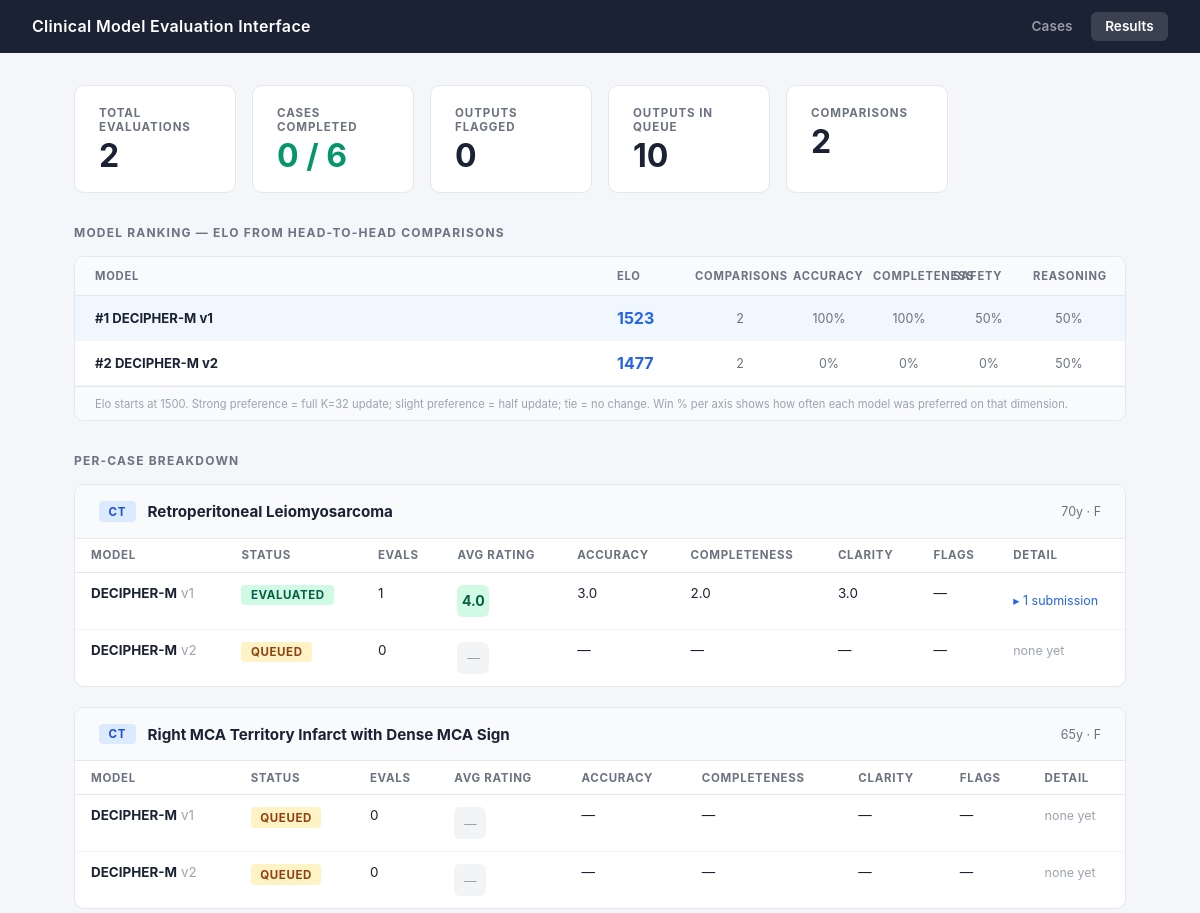
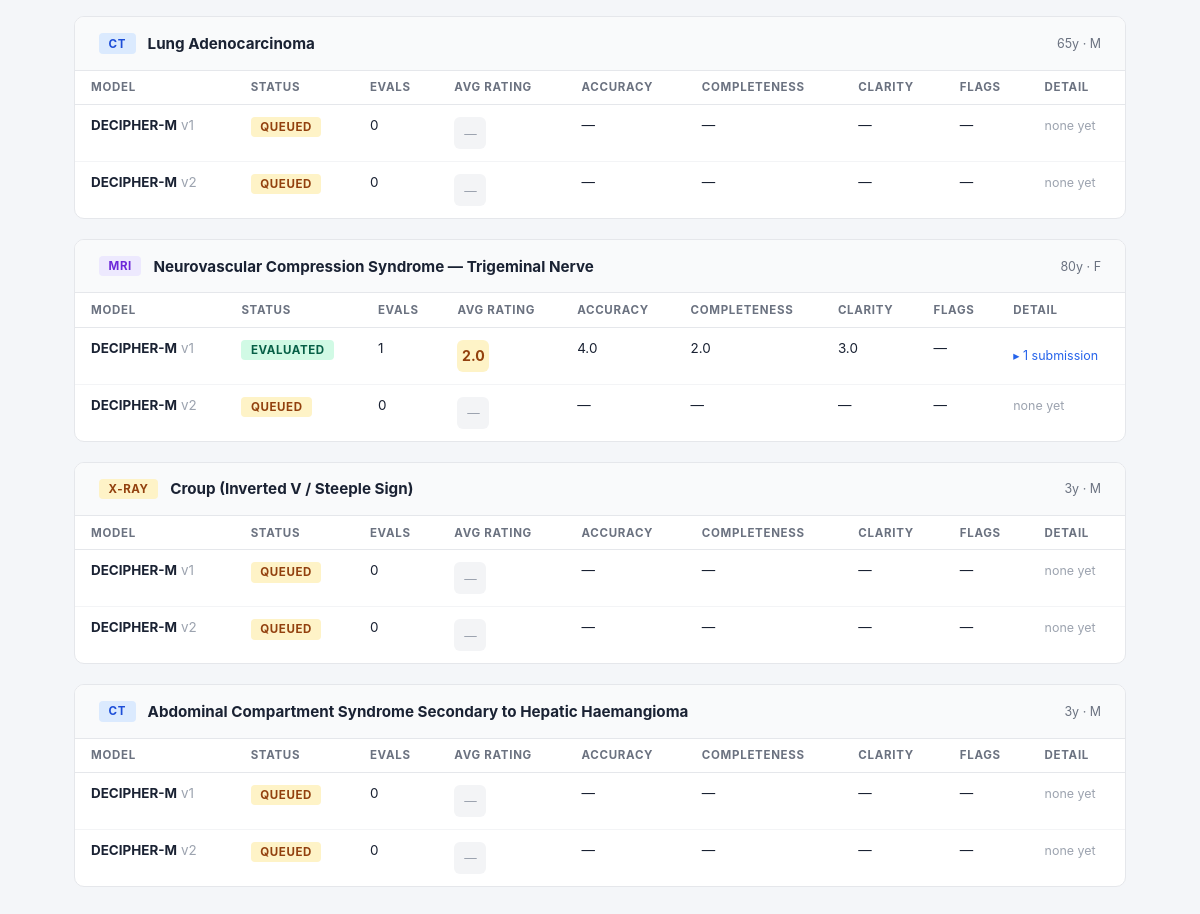
The app's page /results with its own data (2 pictures, top to bottom).
### app/models.py (models this page shows)
class Case(Base):
    __tablename__ = "cases"
    id: Mapped[int] = mapped_column(Integer, primary_key=True, index=True)
    title: Mapped[str] = mapped_column(String(255), nullable=False)
    clinical_prompt: Mapped[str] = mapped_column(Text, nullable=False)
    modality: Mapped[str] = mapped_column(String(50), nullable=False)   # CT, MRI, X-ray, etc.
    image_path: Mapped[Optional[str]] = mapped_column(String(512), nullable=True)
    image_data: Mapped[Optional[bytes]] = mapped_column(LargeBinary, nullable=True)
    patient_age: Mapped[Optional[int]] = mapped_column(Integer, nullable=True)
    patient_sex: Mapped[Optional[str]] = mapped_column(String(10), nullable=True)  # M / F / Other
    created_at: Mapped[datetime] = mapped_column(DateTime, default=datetime.utcnow)
    outputs: Mapped[list["ModelOutput"]] = relationship(
        "ModelOutput", back_populates="case", order_by="ModelOutput.generated_at"
    )

class ModelOutput(Base):
    __tablename__ = "model_outputs"
    id: Mapped[int] = mapped_column(Integer, primary_key=True, index=True)
    case_id: Mapped[int] = mapped_column(Integer, ForeignKey("cases.id"), nullable=False)
    model_name: Mapped[str] = mapped_column(String(100), nullable=False)
    model_version: Mapped[Optional[str]] = mapped_column(String(50), nullable=True)  # e.g. "v1.2"
    output_text: Mapped[str] = mapped_column(Text, nullable=False)
    output_type: Mapped[str] = mapped_column(String(50), default="report")  # report | answer | annotation
    status: Mapped[str] = mapped_column(String(20), default="queued", nullable=False)
    generated_at: Mapped[datetime] = mapped_column(DateTime, default=datetime.utcnow)
    bounding_boxes: Mapped[Optional[str]] = mapped_column(Text, nullable=True)
    case: Mapped["Case"] = relationship("Case", back_populates="outputs")
    evaluations: Mapped[list["Evaluation"]] = relationship("Evaluation", back_populates="output")

### app/routes/cases.py (the view)
@router.get("/results")
def results_page(request: Request, db: Session = Depends(get_db)):
    cases = (
        db.query(Case)
        .options(joinedload(Case.outputs).joinedload(ModelOutput.evaluations))
        .order_by(Case.id)
        .all()
    )
    results = []
    total_evals = 0
    total_flagged = 0
    for case in cases:
        output_rows = []
        for output in sorted(case.outputs, key=lambda o: o.id):
            evals = output.evaluations
            n = len(evals)
            total_evals += n
            flags = sum(1 for e in evals if e.is_flagged)
            total_flagged += flags
            def avg(values):
                v = [x for x in values if x is not None]
                return round(sum(v) / len(v), 1) if v else None
            output_rows.append({
                "output": output,
                "n": n,
                "avg_rating":       avg([e.rating for e in evals]),
                "avg_accuracy":     avg([e.accuracy for e in evals]),
                "avg_completeness": avg([e.completeness for e in evals]),
                "avg_clarity":      avg([e.clarity for e in evals]),
                "flags": flags,
                "evals": evals,
            })
        results.append({"case": case, "outputs": output_rows})
    PREF_TO_SCORE = {
        "strongly_a": 1.00,
        "slightly_a": 0.75,
        "tie":        0.50,
        "slightly_b": 0.25,
        "strongly_b": 0.00,
    }
    K = 32
    OutputA = aliased(ModelOutput)
    OutputB = aliased(ModelOutput)
    comparisons = (
        db.query(ComparisonEvaluation, OutputA, OutputB)
        .join(OutputA, ComparisonEvaluation.output_a_id == OutputA.id)
        .join(OutputB, ComparisonEvaluation.output_b_id == OutputB.id)
        .order_by(ComparisonEvaluation.submitted_at)
        .all()
    )
    def model_key(o: ModelOutput) -> str:
        return f"{o.model_name} {o.model_version}" if o.model_version else o.model_name
    elo: dict[str, float] = {}
    comp_counts: dict[str, int] = {}
    axis_stats: dict[str, dict] = {}   # model → axis → {wins, total}
    AXES = ["accuracy", "completeness", "safety", "reasoning"]
    for comp, oa, ob in comparisons:
        ka, kb = model_key(oa), model_key(ob)
        for k in (ka, kb):
            elo.setdefault(k, 1500.0)
            comp_counts.setdefault(k, 0)
            axis_stats.setdefault(k, {ax: {"wins": 0, "total": 0} for ax in AXES})
        score_a = PREF_TO_SCORE.get(comp.overall_preference, 0.5)
        e_a = 1 / (1 + 10 ** ((elo[kb] - elo[ka]) / 400))
        delta = K * (score_a - e_a)
        elo[ka] += delta
        elo[kb] -= delta
        comp_counts[ka] += 1
        comp_counts[kb] += 1
        axis_vals = {
            "accuracy":     comp.axis_accuracy,
            "completeness": comp.axis_completeness,
            "safety":       comp.axis_safety,
            "reasoning":    comp.axis_reasoning,
        }
        for ax, val in axis_vals.items():
            if val is None:
                continue
            axis_stats[ka][ax]["total"] += 1
            axis_stats[kb][ax]["total"] += 1
            if val == "a":
                axis_stats[ka][ax]["wins"] += 1
            elif val == "b":
                axis_stats[kb][ax]["wins"] += 1
    def win_pct(stats: dict, ax: str) -> str:
        t = stats[ax]["total"]
        return f"{round(stats[ax]['wins'] / t * 100)}%" if t else "—"
    elo_rankings = sorted(
        [
            {
                "model": k,
                "elo": round(elo[k]),
                "comparisons": comp_counts[k],
                "accuracy":     win_pct(axis_stats[k], "accuracy"),
                "completeness": win_pct(axis_stats[k], "completeness"),
                "safety":       win_pct(axis_stats[k], "safety"),
                "reasoning":    win_pct(axis_stats[k], "reasoning"),
            }
            for k in elo
        ],
        key=lambda x: x["elo"],
        reverse=True,
    )
    return templates.TemplateResponse("results.html", {
        "request": request,
        "results": results,
        "total_evals": total_evals,
        "total_flagged": total_flagged,
        "cases_complete": sum(
            1 for r in results
            if all(row["n"] > 0 for row in r["outputs"])
        ),
        "total_cases": len(cases),
        "elo_rankings": elo_rankings,
        "total_comparisons": sum(comp_counts.values()) // 2 if comp_counts else 0,
    })

### app/templates/results.html (shortened to what this page needs)
<!DOCTYPE html>
<html lang="en">
<head>
</head>
<body>
<header>
  <h1>Clinical Model Evaluation Interface</h1>
  <nav>
    <a href="/">Cases</a>
    <a href="/results" class="active">Results</a>
  </nav>
</header>
<div class="container">
  <div class="summary-grid">
    <div class="stat-card">
      <div class="label">Total evaluations</div>
      <div class="value">{{ total_evals }}</div>
    </div>
    <div class="stat-card">
      <div class="label">Cases completed</div>
      <div class="value complete">{{ cases_complete }} / {{ total_cases }}</div>
    </div>
    <div class="stat-card">
      <div class="label">Outputs flagged</div>
      <div class="value {% if total_flagged > 0 %}flagged{% endif %}">{{ total_flagged }}</div>
    </div>
    <div class="stat-card">
      <div class="label">Outputs in queue</div>
      <div class="value">
        {% set queued = namespace(n=0) %}
        {% for r in results %}
          {% for row in r.outputs %}
            {% if row.output.status == 'queued' %}{% set queued.n = queued.n + 1 %}{% endif %}
          {% endfor %}
        {% endfor %}
        {{ queued.n }}
      </div>
    </div>
    <div class="stat-card">
      <div class="label">Comparisons</div>
      <div class="value">{{ total_comparisons }}</div>
    </div>
  </div>
  {% if elo_rankings %}
  <p class="section-title">Model ranking — Elo from head-to-head comparisons</p>
  <div class="elo-table">
    <div class="elo-header">
      <span>Model</span>
      <span>Elo</span>
      <span>Comparisons</span>
      <span>Accuracy</span>
      <span>Completeness</span>
      <span>Safety</span>
      <span>Reasoning</span>
    </div>
    {% for row in elo_rankings %}
    <div class="elo-row {% if loop.first %}elo-top{% endif %}">
      <span class="elo-model">
        {%- if loop.index == 1 %}#1 {% elif loop.index == 2 %}#2 {% elif loop.index == 3 %}#3 {% endif -%}
        {{ row.model }}
      </span>
      <span class="elo-score">{{ row.elo }}</span>
      <span class="elo-dim">{{ row.comparisons }}</span>
      <span class="elo-dim">{{ row.accuracy }}</span>
      <span class="elo-dim">{{ row.completeness }}</span>
      <span class="elo-dim">{{ row.safety }}</span>
      <span class="elo-dim">{{ row.reasoning }}</span>
    </div>
    {% endfor %}
    <div class="elo-note">
      Elo starts at 1500. Strong preference = full K=32 update; slight preference = half update; tie = no change.
      Win % per axis shows how often each model was preferred on that dimension.
    </div>
  </div>
  {% endif %}
  <p class="section-title">Per-case breakdown</p>
  {% for r in results %}
  {% set case = r.case %}
  <div class="case-block">
    <div class="case-block-header">
      {% set m = case.modality | lower %}
      {% if 'ct' in m %}<span class="badge badge-ct">CT</span>
      {% elif 'mri' in m %}<span class="badge badge-mri">MRI</span>
      {% elif 'x-ray' in m or 'xray' in m %}<span class="badge badge-xray">X-ray</span>
      {% elif 'ultra' in m %}<span class="badge badge-us">US</span>
      {% else %}<span class="badge badge-other">{{ case.modality }}</span>{% endif %}
      <strong>{{ case.title }}</strong>
      {% if case.patient_age or case.patient_sex %}
      <span class="patient">
        {% if case.patient_age %}{{ case.patient_age }}y{% endif %}
        {% if case.patient_sex %} · {{ case.patient_sex }}{% endif %}
      </span>
      {% endif %}
    </div>
    {% if r.outputs %}
    <table>
      <thead>
        <tr>
          <th>Model</th>
          <th>Status</th>
          <th>Evals</th>
          <th>Avg rating</th>
          <th>Accuracy</th>
          <th>Completeness</th>
          <th>Clarity</th>
          <th>Flags</th>
          <th>Detail</th>
        </tr>
      </thead>
      <tbody>
        {% for row in r.outputs %}
        <tr>
          <td>
            <strong>{{ row.output.model_name }}</strong>
            {% if row.output.model_version %}
            <span style="color:#9ca3af"> {{ row.output.model_version }}</span>
            {% endif %}
          </td>
          <td>
            <span class="badge badge-{{ row.output.status }}">{{ row.output.status }}</span>
          </td>
          <td>{{ row.n }}</td>
          <td>
            {% if row.avg_rating %}
            {% set r_int = row.avg_rating | round | int %}
            <span class="rating-pill r{{ r_int }}">{{ row.avg_rating }}</span>
            {% else %}
            <span class="rating-pill r-none">—</span>
            {% endif %}
          </td>
          <td>{{ row.avg_accuracy if row.avg_accuracy else '—' }}</td>
          <td>{{ row.avg_completeness if row.avg_completeness else '—' }}</td>
          <td>{{ row.avg_clarity if row.avg_clarity else '—' }}</td>
          <td>
            {% if row.flags > 0 %}
            <span class="flag-chip">⚑ {{ row.flags }}</span>
            {% else %}—{% endif %}
          </td>
          <td>
            {% if row.evals %}
            <details>
              <summary>▸ {{ row.n }} submission{{ 's' if row.n != 1 else '' }}</summary>
            </details>
            {% else %}
            <span style="color:#9ca3af;font-size:0.78rem">none yet</span>
            {% endif %}
          </td>
        </tr>
        {% endfor %}
      </tbody>
    </table>
    {% else %}
    <div class="no-evals">No outputs for this case.</div>
    {% endif %}
  </div>
  {% endfor %}
</div>
</body>
</html>

### app/templates/results.html (style rules this page uses)
*, *::before, *::after { box-sizing: border-box; margin: 0; padding: 0; }
body { font-family: -apple-system, BlinkMacSystemFont, "Segoe UI", Roboto, sans-serif; background: #f4f6f9; color: #1a2233; min-height: 100vh; }
header { background: #1a2233; color: #fff; padding: 0.75rem 2rem; display: flex; align-items: center; gap: 1.5rem; }
header h1 { font-size: 1rem; font-weight: 600; letter-spacing: 0.02em; }
header nav { margin-left: auto; display: flex; gap: 0.25rem; }
header nav a { padding: 0.4rem 0.9rem; border-radius: 6px; font-size: 0.85rem; font-weight: 600; text-decoration: none; color: rgba(255,255,255,0.55); transition: background 0.1s, color 0.1s; }
header nav a.active { background: rgba(255,255,255,0.14); color: #fff; }
.container { max-width: 1100px; margin: 2rem auto; padding: 0 1.5rem 4rem; }
.summary-grid { display: grid; grid-template-columns: repeat(auto-fill, minmax(160px, 1fr)); gap: 1rem; margin-bottom: 2rem; }
.stat-card { background: #fff; border: 1px solid #e5e7eb; border-radius: 10px; padding: 1.25rem 1.5rem; }
.stat-card .label { font-size: 0.72rem; font-weight: 700; letter-spacing: 0.08em; text-transform: uppercase; color: #6b7280; margin-bottom: 0.4rem; }
.stat-card .value { font-size: 2rem; font-weight: 700; color: #1a2233; line-height: 1; }
.stat-card .value.complete { color: #059669; }
.section-title { font-size: 0.75rem; font-weight: 700; letter-spacing: 0.1em; text-transform: uppercase; color: #6b7280; margin-bottom: 1rem; }
.case-block { background: #fff; border: 1px solid #e5e7eb; border-radius: 10px; margin-bottom: 1.25rem; overflow: hidden; }
.case-block-header { padding: 1rem 1.5rem; background: #f9fafb; border-bottom: 1px solid #e5e7eb; display: flex; align-items: center; gap: 0.75rem; flex-wrap: wrap; }
.case-block-header strong { font-size: 0.95rem; flex: 1; }
.case-block-header .patient { font-size: 0.78rem; color: #6b7280; }
.badge { display: inline-flex; align-items: center; padding: 0.2rem 0.6rem; border-radius: 4px; font-size: 0.72rem; font-weight: 700; letter-spacing: 0.05em; text-transform: uppercase; }
.badge-ct { background: #dbeafe; color: #1d4ed8; }
.badge-mri { background: #ede9fe; color: #6d28d9; }
.badge-xray { background: #fef3c7; color: #92400e; }
.badge-queued { background: #fef3c7; color: #92400e; }
.badge-evaluated { background: #d1fae5; color: #065f46; }
table { width: 100%; border-collapse: collapse; font-size: 0.84rem; }
th { text-align: left; padding: 0.6rem 1rem; font-size: 0.72rem; font-weight: 700; letter-spacing: 0.06em; text-transform: uppercase; color: #6b7280; border-bottom: 1px solid #e5e7eb; }
td { padding: 0.75rem 1rem; border-bottom: 1px solid #f3f4f6; vertical-align: top; }
tr:last-child td { border-bottom: none; }
.rating-pill { display: inline-flex; align-items: center; justify-content: center; width: 2rem; height: 2rem; border-radius: 6px; font-weight: 700; font-size: 0.88rem; }
.r2 { background: #fef3c7; color: #92400e; }
.r4 { background: #d1fae5; color: #065f46; }
.r-none { background: #f3f4f6; color: #9ca3af; font-weight: 400; font-size: 0.78rem; }
details { margin-top: 0.5rem; }
summary { cursor: pointer; font-size: 0.78rem; color: #2563eb; list-style: none; }
.elo-table { background: #fff; border: 1px solid #e5e7eb; border-radius: 10px; overflow: hidden; margin-bottom: 2rem; }
.elo-header, .elo-row { display: grid; grid-template-columns: 1fr 70px 90px repeat(4, 72px); padding: 0.75rem 1.25rem; align-items: center; gap: 0.5rem; }
.elo-header { background: #f9fafb; border-bottom: 1px solid #e5e7eb; font-size: 0.7rem; font-weight: 700; letter-spacing: 0.07em; text-transform: uppercase; color: #6b7280; }
.elo-row { border-bottom: 1px solid #f3f4f6; font-size: 0.82rem; }
.elo-row.elo-top { background: #f0f7ff; }
.elo-model { font-weight: 700; color: #1a2233; }
.elo-score { font-weight: 700; font-size: 1rem; color: #2563eb; }
.elo-dim { color: #6b7280; text-align: center; font-size: 0.78rem; }
.elo-note { padding: 0.6rem 1.25rem; background: #f9fafb; border-top: 1px solid #e5e7eb; font-size: 0.7rem; color: #9ca3af; }

### records on screen
Case: title "Retroperitoneal Leiomyosarcoma", patient_age "70", patient_sex "F"
ModelOutput: output.model_name "DECIPHER-M", output.model_version "v1", output.status "EVALUATED"
ModelOutput: output.model_name "DECIPHER-M", output.model_version "v2", output.status "QUEUED"
Case: title "Right MCA Territory Infarct with Dense MCA Sign", patient_age "65", patient_sex "F"
ModelOutput: output.model_name "DECIPHER-M", output.model_version "v1", output.status "QUEUED"
ModelOutput: output.model_name "DECIPHER-M", output.model_version "v2", output.status "QUEUED"
Case: title "Lung Adenocarcinoma", patient_age "65", patient_sex "M"
ModelOutput: output.model_name "DECIPHER-M", output.model_version "v1", output.status "QUEUED"
ModelOutput: output.model_name "DECIPHER-M", output.model_version "v2", output.status "QUEUED"
Case: title "Neurovascular Compression Syndrome — Trigeminal Nerve", patient_age "80", patient_sex "F"
ModelOutput: output.model_name "DECIPHER-M", output.model_version "v1", output.status "EVALUATED"
ModelOutput: output.model_name "DECIPHER-M", output.model_version "v2", output.status "QUEUED"
Case: title "Croup (Inverted V / Steeple Sign)", patient_age "3", patient_sex "M"
ModelOutput: output.model_name "DECIPHER-M", output.model_version "v1", output.status "QUEUED"
ModelOutput: output.model_name "DECIPHER-M", output.model_version "v2", output.status "QUEUED"
Case: title "Abdominal Compartment Syndrome Secondary to Hepatic Haemangioma", patient_age "3", patient_sex "M"
ModelOutput: output.model_name "DECIPHER-M", output.model_version "v1", output.status "QUEUED"
ModelOutput: output.model_name "DECIPHER-M", output.model_version "v2", output.status "QUEUED"

### other values on screen
{{ total_evals }} "2"
{{ cases_complete }} "0"
{{ total_cases }} "6"
{{ total_flagged }} "0"
{{ queued.n }} "10"
{{ total_comparisons }} "2"
{{ row.model }} "DECIPHER-M v1" "DECIPHER-M v2"
{{ row.elo }} "1523" "1477"
{{ row.comparisons }} "2" "2"
{{ row.accuracy }} "100%" "0%"
{{ row.completeness }} "100%" "0%"
{{ row.safety }} "50%" "0%"
{{ row.reasoning }} "50%" "50%"
{{ row.n }} "1" "0" "0" "0" "0" "0" "1" "0" "0" "0" "0" "0"
{{ row.avg_rating }} "4.0" "2.0"
